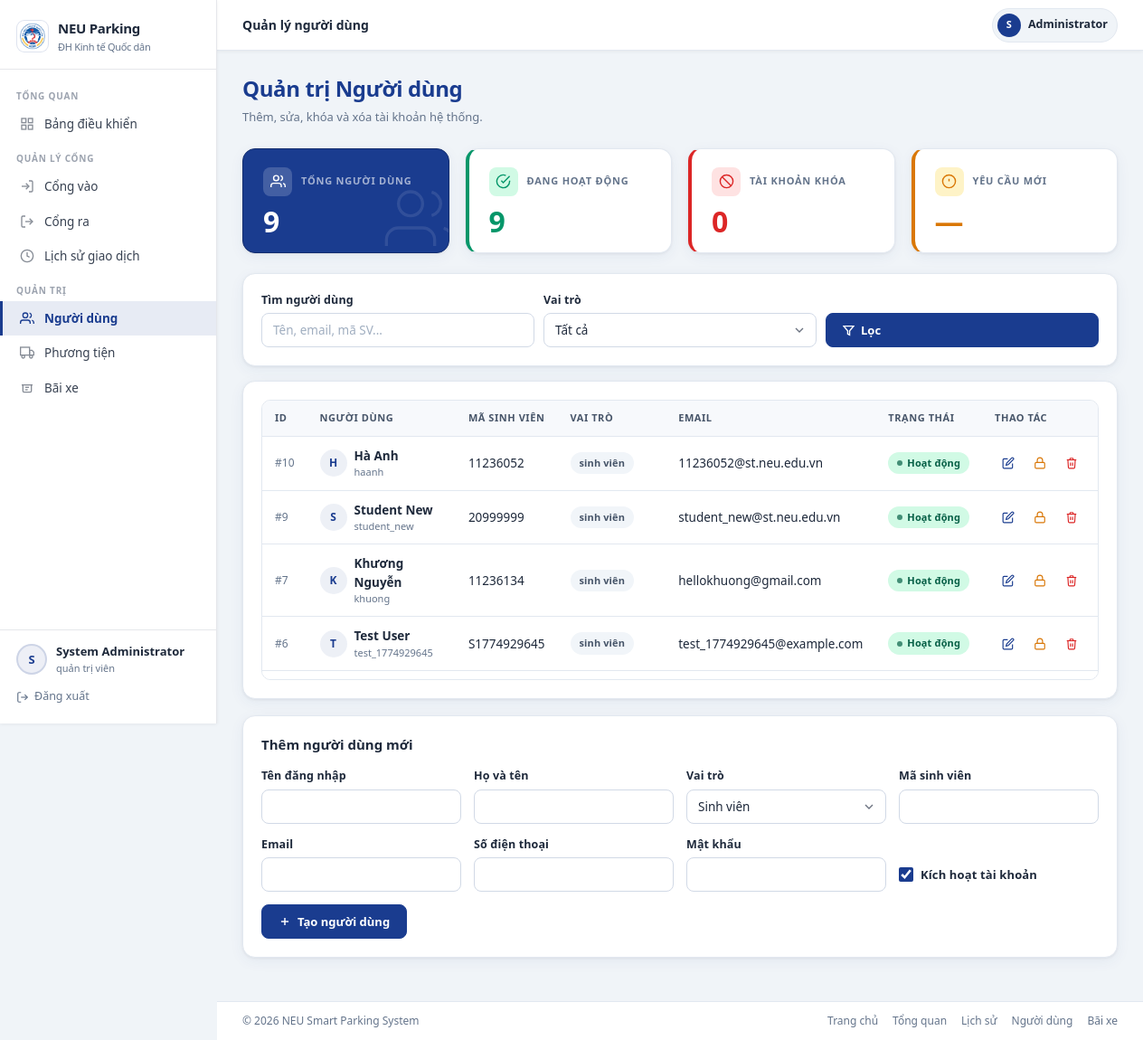
The app's page /admin/users (signed in), older data.
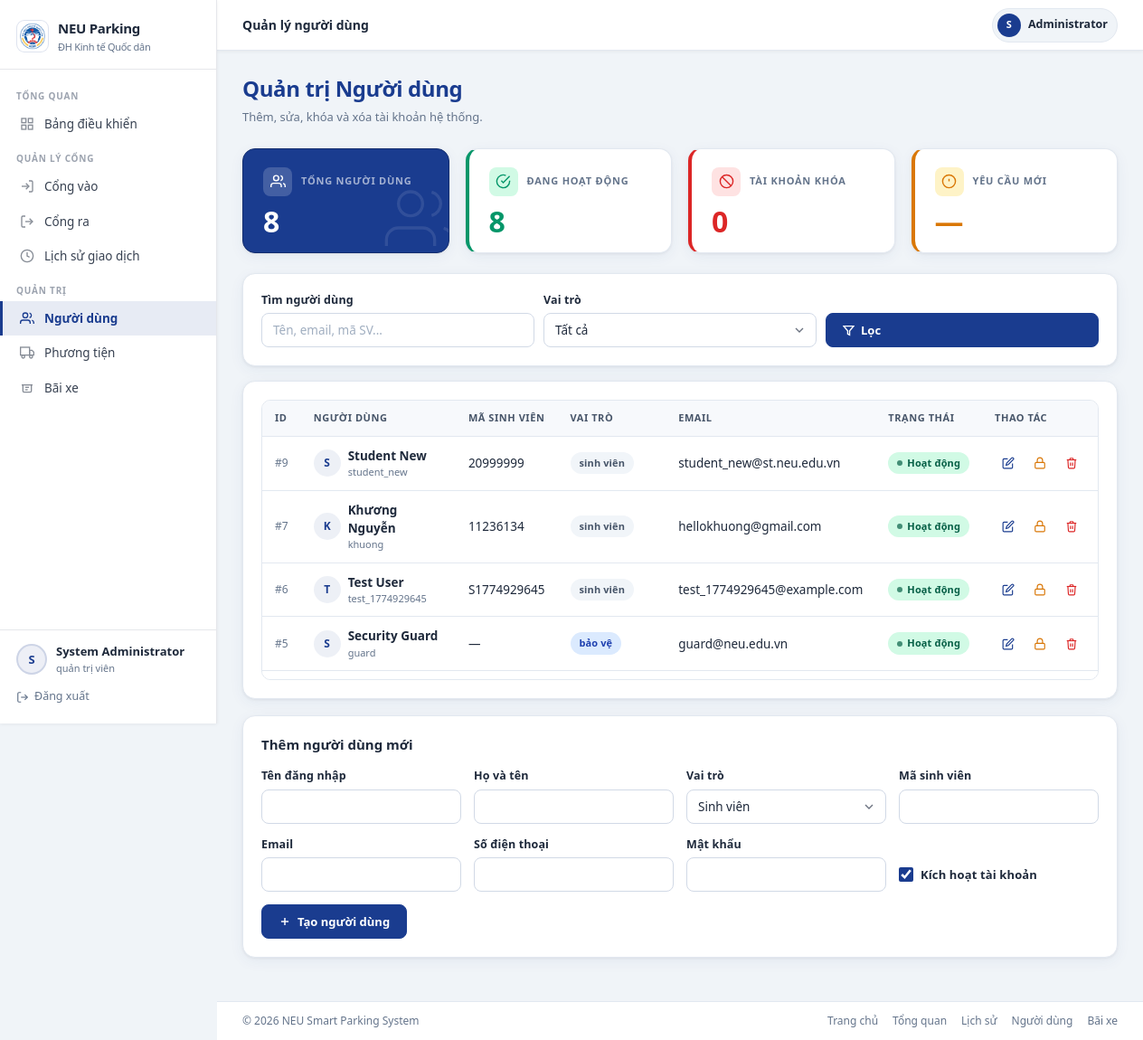
The same page, newer data.
### tables this page shows
CREATE TABLE users (
            id INTEGER PRIMARY KEY AUTOINCREMENT,
            username TEXT UNIQUE NOT NULL,
            password_hash TEXT NOT NULL,
            full_name TEXT NOT NULL,
            role TEXT NOT NULL DEFAULT 'student' CHECK (role IN ('admin', 'student', 'guard')),
            student_code TEXT UNIQUE,
            email TEXT UNIQUE,
            phone TEXT,
            is_active INTEGER NOT NULL DEFAULT 1,
            created_at TEXT DEFAULT CURRENT_TIMESTAMP
        );

### app.py (the view)
@app.route("/admin/users")
@roles_required("admin")
def user_management():
    keyword = (request.args.get("q") or "").strip()
    role = (request.args.get("role") or "").strip()
    edit_user_id = (request.args.get("edit") or "").strip()
    editing_user = get_user_detail(int(edit_user_id)) if edit_user_id.isdigit() else None
    users = list_users(keyword=keyword, role=role)
    context = {
        "users": users,
        "total_users": int(_fetch_scalar("SELECT COUNT(*) FROM users")),
        "active_users": int(_fetch_scalar("SELECT COUNT(*) FROM users WHERE is_active=1")),
        "locked_users": int(_fetch_scalar("SELECT COUNT(*) FROM users WHERE is_active=0")),
        "q": keyword,
        "role_filter": role,
        "editing_user": editing_user,
        "user_form": _user_form_defaults(editing_user),
    }
    return render_template("user_management.html", **context)

### app.py (called while the page is built, shortened)
def _engine():
    return get_engine()

def _fetch_scalar(sql: str, params: dict | None = None, default=0):
    with _engine().connect() as conn:
        value = conn.execute(text(sql), params or {}).scalar()
        return default if value is None else value

def _user_form_defaults(data: dict | None = None) -> dict:
    payload = {
        "username": "",
        "full_name": "",
        "role": "student",
        "student_code": "",
        "email": "",
        "phone": "",
        "is_active": True,
    }
    return payload

def roles_required(*roles: str):
    def decorator(view):
        @wraps(view)
        def wrapped_view(*args, **kwargs):
            if not g.user:
                return redirect(url_for("login", next=request.path))
            if g.user.get("role") not in roles:
                flash("Bạn không có quyền truy cập trang này.", "error")
                return redirect(url_for("dashboard"))
            return view(*args, **kwargs)
        return wrapped_view
    return decorator

### services/db_service.py (called while the page is built)
def get_engine():
    global _ENGINE
    if _ENGINE is None:
        _ENGINE = create_engine(Config.DATABASE_URL, future=True)
    return _ENGINE

### templates/user_management.html (shortened to what the changed rows need)
{% extends 'base.html' %}
{% block extra_css %}
<link rel="stylesheet" href="{{ url_for('static', filename='css/admin.css') }}">
{% endblock %}
{% block content %}
<div class="page-header">
    <div>
        <h1 class="page-title">Quản trị Người dùng</h1>
    </div>
</div>
<div class="grid grid-4" style="margin-bottom:22px;">
    <article class="um-stat-card um-stat-dark">
        <div class="um-stat-top">
            <div class="um-stat-icon um-icon-white">
            </div>
            <span class="um-stat-label">TỔNG NGƯỜI DÙNG</span>
        </div>
        <p class="um-stat-value">{{ total_users }}</p>
        <div class="um-stat-bg-icon">
            <svg width="80" height="80" viewBox="0 0 24 24" fill="none" stroke="currentColor" stroke-width="1" opacity="0.1"><path d="M17 21v-2a4 4 0 0 0-4-4H5a4 4 0 0 0-4 4v2"/><circle cx="9" cy="7" r="4"/><path d="M23 21v-2a4 4 0 0 0-3-3.87"/><path d="M16 3.13a4 4 0 0 1 0 7.75"/></svg>
        </div>
    </article>
    <article class="um-stat-card um-stat-green">
        <div class="um-stat-top">
            <div class="um-stat-icon um-icon-green">
            </div>
            <span class="um-stat-label">ĐANG HOẠT ĐỘNG</span>
        </div>
        <p class="um-stat-value um-val-green">{{ active_users }}</p>
    </article>
</div>
<article class="section-card">
    <div class="table-wrapper" style="max-height:310px;overflow-y:auto;">
        <table>
            <thead>
                <tr>
                    <th>ID</th>
                    <th>Người dùng</th>
                    <th>Mã sinh viên</th>
                    <th>Vai trò</th>
                    <th>Email</th>
                    <th>Trạng thái</th>
                    <th>Thao tác</th>
                </tr>
            </thead>
            <tbody>
                {% for user in users %}
                <tr>
                    <td style="color:var(--text-secondary);font-size:12px;">#{{ user.id }}</td>
                    <td>
                        <div style="display:flex;align-items:center;gap:8px;">
                            <div style="width:30px;height:30px;border-radius:50%;background:var(--primary-muted);display:flex;align-items:center;justify-content:center;font-size:12px;font-weight:700;color:var(--primary);flex-shrink:0;">
                                {{ user.full_name[0]|upper if user.full_name else 'U' }}
                            </div>
                            <div>
                                <div style="font-weight:600;">{{ user.full_name }}</div>
                                <div style="font-size:11px;color:var(--text-secondary);">{{ user.username }}</div>
                            </div>
                        </div>
                    </td>
                    <td>{{ user.student_code or '—' }}</td>
                    <td>
                        <span class="badge no-dot {% if user.role == 'admin' %}badge-primary{% elif user.role == 'guard' %}badge-info{% else %}badge-secondary{% endif %}">
                            {{ translate_role(user.role) }}
                        </span>
                    </td>
                    <td>{{ user.email or '—' }}</td>
                    <td>
                        {% if user.is_active %}
                            <span class="badge badge-success">Hoạt động</span>
                        {% else %}
                            <span class="badge badge-danger">Bị khóa</span>
                        {% endif %}
                    </td>
                    <td>
                        <div class="um-actions">
                            <a class="um-icon-btn um-icon-edit"
                               href="{{ url_for('user_management', edit=user.id, q=q, role=role_filter) }}"
                               title="Sửa">
                                <svg width="14" height="14" viewBox="0 0 24 24" fill="none" stroke="currentColor" stroke-width="2"><path d="M11 4H4a2 2 0 0 0-2 2v14a2 2 0 0 0 2 2h14a2 2 0 0 0 2-2v-7"/><path d="M18.5 2.5a2.121 2.121 0 0 1 3 3L12 15l-4 1 1-4 9.5-9.5z"/></svg>
                            </a>
                            <form method="post" action="{{ url_for('toggle_user_route', user_id=user.id) }}" style="margin:0;">
                                <button class="um-icon-btn {{ 'um-icon-lock' if user.is_active else 'um-icon-unlock' }}"
                                        type="submit"
                                        title="{{ 'Khóa' if user.is_active else 'Mở khóa' }}">
                                    {% if user.is_active %}
                                    <svg width="14" height="14" viewBox="0 0 24 24" fill="none" stroke="currentColor" stroke-width="2"><rect x="3" y="11" width="18" height="11" rx="2" ry="2"/><path d="M7 11V7a5 5 0 0 1 10 0v4"/></svg>
                                    {% else %}
                                    <svg width="14" height="14" viewBox="0 0 24 24" fill="none" stroke="currentColor" stroke-width="2"><rect x="3" y="11" width="18" height="11" rx="2" ry="2"/><path d="M7 11V7a5 5 0 0 1 9.9-1"/></svg>
                                    {% endif %}
                                </button>
                            </form>
                            <form method="post" action="{{ url_for('delete_user_route', user_id=user.id) }}"
                                  onsubmit="return confirm('Xóa người dùng này?');" style="margin:0;">
                                <button class="um-icon-btn um-icon-delete" type="submit" title="Xóa">
                                    <svg width="14" height="14" viewBox="0 0 24 24" fill="none" stroke="currentColor" stroke-width="2"><polyline points="3 6 5 6 21 6"/><path d="M19 6l-1 14a2 2 0 0 1-2 2H8a2 2 0 0 1-2-2L5 6"/><path d="M10 11v6"/><path d="M14 11v6"/><path d="M9 6V4a1 1 0 0 1 1-1h4a1 1 0 0 1 1 1v2"/></svg>
                                </button>
                            </form>
                        </div>
                    </td>
                </tr>
                {% else %}
                <tr>
                    <td colspan="7" class="muted" style="text-align:center;padding:28px;">Không có người dùng phù hợp.</td>
                </tr>
                {% endfor %}
            </tbody>
        </table>
    </div>
</article>
<article class="section-card" style="margin-bottom:16px;">
    <h2 class="section-title">{{ 'Cập nhật người dùng' if editing_user else 'Thêm người dùng mới' }}</h2>
</article>
{% endblock %}

Row changes from the older to the newer data that the page shows:
removed users: id "10", full_name "H", full_name "Hà Anh", username "haanh", student_code "11236052", email "11236052@st.neu.edu.vn", is_active "Hoạt động"
now on this page (row unchanged): users: id "5", full_name "S", full_name "Security Guard", username "guard", student_code "—", email "guard@neu.edu.vn", is_active "Hoạt động"
Text that changed along with them:
{{ total_users }}: "9" → "8"
{{ active_users }}: "9" → "8"
